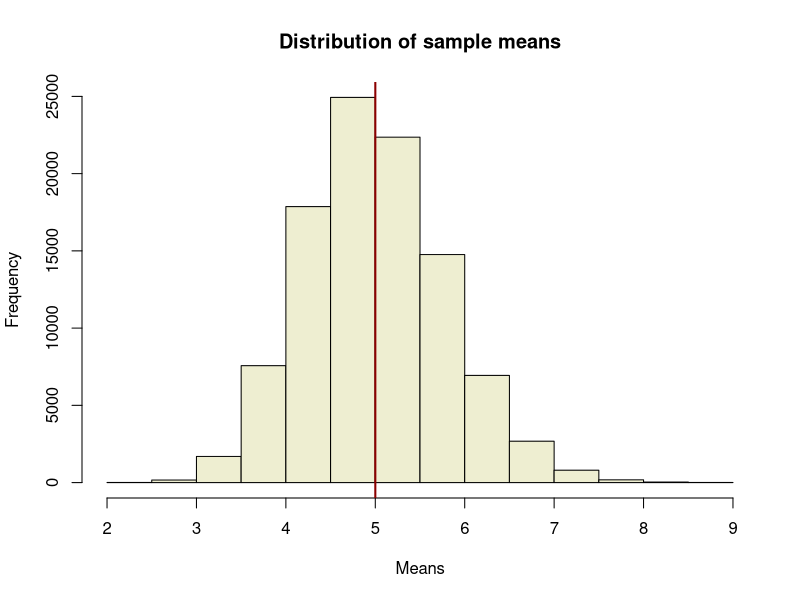

Write the R code that produced this figure.
## ---- chunk 1
lambda <- 0.2    # Lamdba
n <- 40          # Number of exponentials
numsim <- 100000 # Number of simulations
## ---- chunk 2
mean.theoretical <- 1/lambda
sd.theoretical <- 1/lambda
sim <- matrix(rexp(n * numsim, lambda), numsim) 
means.sim <- apply(sim, 1, mean)
mean.sim <- mean(means.sim)
hist(means.sim,
     main = "Distribution of sample means",
     xlab = "Means",
     ylab = "Frequency",
     col = "lightyellow2")
abline(v = mean.sim, col = "darkred", lw = 2)
# TODO: Overlay density function and standard distribution
